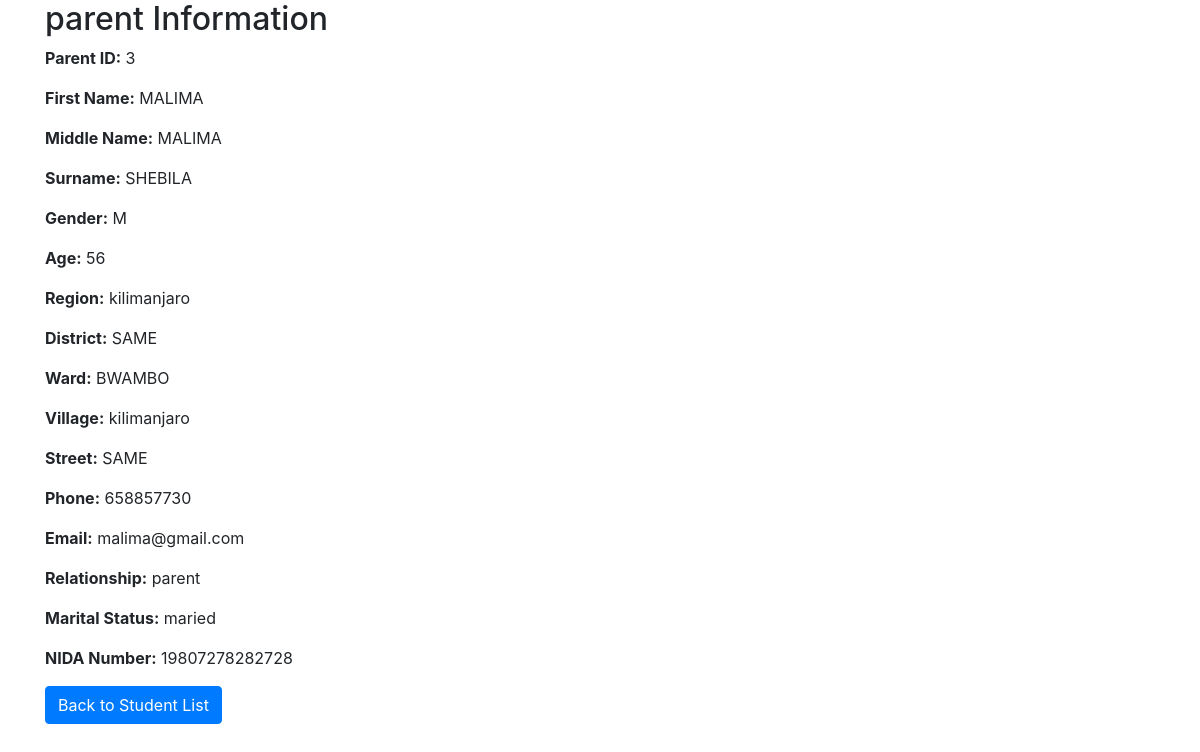
Screenshot of /view_parent.php?registration_number=2024000101 with the database file from the repository.
### tables this page shows
CREATE TABLE `student_parents` (
  `parent_id` int(11) NOT NULL,
  `student_id` varchar(20) DEFAULT NULL,
  `first_name` varchar(50) DEFAULT NULL,
  `middle_name` varchar(50) DEFAULT NULL,
  `surname` varchar(50) DEFAULT NULL,
  `gender` enum('M','F') DEFAULT NULL,
  `age` int(11) DEFAULT NULL,
  `address_region` varchar(50) DEFAULT NULL,
  `address_district` varchar(50) DEFAULT NULL,
  `address_ward` varchar(50) DEFAULT NULL,
  `address_village` varchar(50) DEFAULT NULL,
  `address_street` varchar(50) DEFAULT NULL,
  `phone` varchar(15) DEFAULT NULL,
  `email` varchar(100) DEFAULT NULL,
  `relationship` varchar(50) DEFAULT NULL,
  `marital_status` varchar(50) DEFAULT NULL,
  `nida_number` varchar(20) DEFAULT NULL
);

### view_parent.php (the view, shortened to what this page needs)
<?php
include('db_connection.php');
$registration_number = isset($_GET['registration_number']) ? htmlspecialchars($_GET['registration_number']) : '';
$query = "SELECT * FROM student_parents WHERE student_id = ?";
if ($stmt = $conn->prepare($query)) {
    $stmt->bind_param("s", $registration_number);
    $stmt->execute();
    $result = $stmt->get_result();
    if ($result->num_rows > 0) {
        $parent = $result->fetch_assoc();
    } else {
        echo "No parent information found for this student.";
    }
} else {
    echo "Error preparing query: " . $conn->error;
}
?>
<!DOCTYPE html>
<html lang="en">
<head>
    <link rel="stylesheet" href="path/to/bootstrap.css">
</head>
<body>
    <div class="container">
        <h2>parent Information</h2>
        <?php if (isset($parent)): ?>
            <table class="table table-bordered">
            <p><strong>Parent ID:</strong> <?php echo htmlspecialchars($parent['parent_id']); ?></p>
        <p><strong>First Name:</strong> <?php echo htmlspecialchars($parent['first_name']); ?></p>
        <p><strong>Middle Name:</strong> <?php echo htmlspecialchars($parent['middle_name']); ?></p>
        <p><strong>Surname:</strong> <?php echo htmlspecialchars($parent['surname']); ?></p>
        <p><strong>Gender:</strong> <?php echo htmlspecialchars($parent['gender']); ?></p>
        <p><strong>Age:</strong> <?php echo htmlspecialchars($parent['age']); ?></p>
        <p><strong>Region:</strong> <?php echo htmlspecialchars($parent['address_region']); ?></p>
        <p><strong>District:</strong> <?php echo htmlspecialchars($parent['address_district']); ?></p>
        <p><strong>Ward:</strong> <?php echo htmlspecialchars($parent['address_ward']); ?></p>
        <p><strong>Village:</strong> <?php echo htmlspecialchars($parent['address_village']); ?></p>
        <p><strong>Street:</strong> <?php echo htmlspecialchars($parent['address_street']); ?></p>
        <p><strong>Phone:</strong> <?php echo htmlspecialchars($parent['phone']); ?></p>
        <p><strong>Email:</strong> <?php echo htmlspecialchars($parent['email']); ?></p>
        <p><strong>Relationship:</strong> <?php echo htmlspecialchars($parent['relationship']); ?></p>
        <p><strong>Marital Status:</strong> <?php echo htmlspecialchars($parent['marital_status']); ?></p>
        <p><strong>NIDA Number:</strong> <?php echo htmlspecialchars($parent['nida_number']); ?></p>
    <?php else: ?>
        <p>No parent information found for this student.</p>
    <?php endif; ?>
        <a href="view_student.php" class="btn btn-primary">Back to Student List</a>
    </div>
</body>
</html>

### rows the page displays
student_parents: parent_id "3", first_name "MALIMA", middle_name "MALIMA", surname "SHEBILA", gender "M", age "56", address_region "kilimanjaro", address_district "SAME", address_ward "BWAMBO", address_village "kilimanjaro", address_street "SAME", phone "658857730", email "malima@gmail.com", relationship "parent", marital_status "maried", nida_number "19807278282728"
